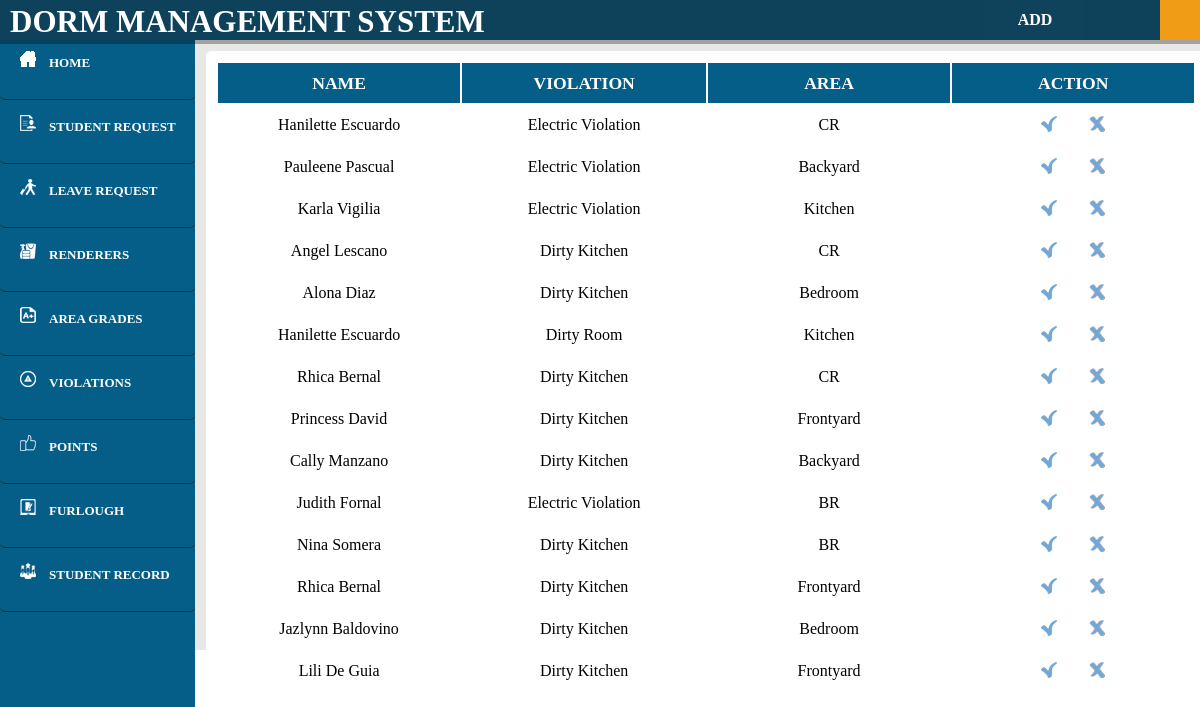
/DMS/user_studentRender.php (signed in), run on the app's committed database.
### tables this page shows
CREATE TABLE `renderers` (
  `id` int(11) NOT NULL,
  `student_id` varchar(20) NOT NULL,
  `name` varchar(20) NOT NULL,
  `violation` varchar(20) NOT NULL,
  `area` varchar(20) NOT NULL,
  `status` varchar(20) NOT NULL,
  `outcome` varchar(20) NOT NULL,
  `room_number` varchar(20) NOT NULL
);

### DMS/user_studentRender.php (the view, shortened to what this page needs)
<html>
<head>
		<link rel="stylesheet" type="text/css" href="Blog.css">
		<link rel="stylesheet" type="text/css" href="user.css">
		<link rel="stylesheet" type="text/css" href="modal.css">
		<header>
			<header>
		<?php
				include 'connect.php';
				$user=$_SESSION['login_user'];
				$qry="select * from user where Username='$user';";
				$result=mysqli_query($con,$qry);
				while($rows=mysqli_fetch_array($result))
				{
					$name = $rows['Username'];
				}
		?>
			<font face="Century Gothic">
			<div id="nav">
					<nav>
					<ul>
						<li id="titlename">DORM MANAGEMENT SYSTEM</li>
						<li id="login"><a href=""><?php echo $name?></a>
						</li>
					</ul>
					<BUTTON id="btnadd" TYPE="BUTTON" onclick="btn1()"><font color="#ffffff" size="3"><b>ADD</font></BUTTON>
				</nav>
			</div></font>
		</header>
	</head>
	<body>
<article><br><br>
	<b><div id="leftnav"><a href="user_home.php"><img src="images/home1.png">&emsp;<font color="#ffffff">HOME</a></font></div>
	<?php
			include 'connect.php';
			$sql = "SELECT * FROM student WHERE request='Pending' AND seen = 0";
			$result = mysqli_query($con, $sql);
			if($result) {
				if(mysqli_num_rows($result) > 0) {
					echo "<div id=\"leftnav\"><a href=\"user_studentRequest.php\"><img src=\"images/studentreq.png\">&emsp;<font color=\"#ffffff\">STUDENT REQUEST<img src='notif.png'/></a></font></div>";
				} else {
					echo "<div id=\"leftnav\"><a href=\"user_studentRequest.php\"><img src=\"images/studentreq.png\">&emsp;<font color=\"#ffffff\">STUDENT REQUEST</a></font></div>";
				}
			}
		?>
		<?php
			$sql = "SELECT * FROM lcard WHERE  status='Pending' AND seen = 0";
			$result = mysqli_query($con, $sql);
			if($result) {
				if(mysqli_num_rows($result) > 0) {
					echo "<div id=\"leftnav\"><a href=\"user_lcard.php\"><img src=\"images/leavereq.png\">&emsp;<font color=\"#ffffff\">LEAVE REQUEST<img src='notif.png'/></a></font></div>";
				} else {
					echo "<div id=\"leftnav\"><a href=\"user_lcard.php\"><img src=\"images/leavereq.png\">&emsp;<font color=\"#ffffff\">LEAVE REQUEST</a></font></div>";
				}
			}
		?>
		<div id="leftnav"><a href="user_studentRender.php"><img src="images/render.png">&emsp;<font color="#ffffff">RENDERERS</a></font></div>
		<div id="leftnav"><a href="user_areaRecord.php"><img src="images/grades.png">&emsp;<font color="#ffffff">AREA GRADES</a></font></div>
		<div id="leftnav"><a href="user_violationRecord.php"><img src="images/violation.png">&emsp;<font color="#ffffff">VIOLATIONS </a></font><br></div>
		<div id="leftnav"><a href="user_meritsRecord.php"><img src="images/merit.png">&emsp;<font color="#ffffff">POINTS </a></font><br></div>
		<div id="leftnav"><a href="user_furlough.php"><img src="images/furlough.png">&emsp;<font color="#ffffff">FURLOUGH</a></font><br></div>
		<div id="leftnav"><a href="user_studentRecord.php"><img src="images/student.png">&emsp;<font color="#ffffff">STUDENT RECORD </a></font><br></div>
	</b>
	</article>
	<aside>
	<div id="right">
		<table>
	<tr>
	<th>NAME</th>
	<th>VIOLATION</th>
	<th>AREA</th>
	<th colspan="2"><center>ACTION</center></th>
		<?php
			function displayimage()
			{
				$con = mysqli_connect("localhost","root","","dorm");
				$qry="select * from renderers where status='Ongoing'";
				$str="";
				$result=mysqli_query($con,$qry);
				while($rows=mysqli_fetch_array($result))
				{
					$str = $str.	"<tr>
					<td>".$rows['name']."</td>
					<td>".$rows['violation']."</td>
					<td>".$rows['area']."</td>
					<td><button><a href = 'user_renderers.php?id=".$rows['0']."'><center><img src='images/app.png'/></a></button>&emsp;
					<button><a href = 'user_renderers1.php?id=".$rows['0']."'><center><img src='images/disapp.png'/></a></button></td>
					</tr>"
					;
				}
		 echo $str;
			}
			displayimage();
		?>
		</table>
</div>
</aside>
	</body>
</html>

### DMS/Blog.css (style rules this page uses)
a { color: #00a2ff; text-decoration: none; }
body { overflow-x: hidden; margin: 0px; font-family: Century Gothic; }
::placeholder { color: rgba(255,255,255,.5); }
nav { text-align: center; background-color: #0e425a; position: relative; padding: 0px 60px 0px 754px; width: 100%; position: fixed; z-index: 2; box-shadow: 0px 0px 0px 4px rgba(0,0,0,.3); font-weight: bold; }
nav ul { list-style: none; margin: 0; padding: 0; }
nav > ul > li { float: left; }
nav ul li a { display: inline-block; color: #ffffff; padding: 10px 20px; text-decoration: none; width: 160px; }

### DMS/user.css (style rules this page uses)
* { font-color: #fff; }
article { padding: 0 auto; background-color: #055e88; float: left; height: 100%; width: 195px; position: fixed; }
aside { background-color: #e8e8e6; padding: 3% 2% 2% 3%; height: 604px; height: 100%; }
#right { background-color: #ffffff; height: 0 auto%; margin-top: 15px; padding: 10px; width: 86%; margin-left: 170px; }
#leftnav { background-color: #055e88; height: 38px; width: 170px; margin: 0px; font-size: 13px; padding: 15px 5px 10px 20px; border-bottom: solid 1px #232729; }
#btnadd { background-color: #055e88; height: 40px; width: 300px; margin: 0px; margin-left: -130px; margin-top: -5px; }
nav { text-align: center; background-color: #0e425a; position: relative; padding: 0px 60px 0px 1160px; width: 100%; height: 40px; position: fixed; z-index: 2; box-shadow: 0px 0px 0px 4px rgba(0,0,0,.3); font-weight: bold; }
nav ul { list-style: none; margin: 0; padding: 0; }
nav > ul > li { float: left; }
nav ul li { background-color: #f09c16; color: #ffffff; list-style: none; }
nav ul li a { background-color: #f09c16; color: #fff; }
nav ul li a { display: inline-block; color: #fff; padding: 10px 10px; text-decoration: none; width: 170px; }
body { font-family: century gothic; }
#login { background-color: #f09c16; font-color: #000; margin-top: -40px; height: 40px; }
div { border-radius: 5px; background-color: #f2f2f2; }
table { width: 100%; }
th { font-size: 110%; background-color: #055e88; color: #ffffff; }
button { background: none; border: none; }
body { height: 590px }
#right { height: 100% }
#titlename { color: #fff; font-weight: bold; font-size: 31px; font-family: Space Age; padding-top: 4px; margin-left: -1150px; background-color: #0e425a; }
#leftnav { font-size: 13px }

### DMS/modal.css (style rules this page uses)
* { font-family: Century Gothic; }
#login { padding-top: 40px; }
table { padding-top: 0px; }

### DMS/user_studentRender.php (style rules this page uses)
* { color: #ffffff; }
#titlename { color: #fff; font-weight: bold; font-size: 31px; font-family: Space Age; padding-top: 4px; margin-left: -1150px; background-color: #0e425a; }
#btnadd { position: absolute; margin-left: -870px; margin-top: 0; width:100px; cursor: pointer; background-color: #0f435b }

### data on the page
renderers: name "Hanilette Escuardo", violation "Electric Violation", area "CR"
renderers: name "Pauleene Pascual", violation "Electric Violation", area "Backyard"
renderers: name "Karla Vigilia", violation "Electric Violation", area "Kitchen"
renderers: name "Angel Lescano", violation "Dirty Kitchen", area "CR"
renderers: name "Alona Diaz", violation "Dirty Kitchen", area "Bedroom"
renderers: name "Hanilette Escuardo", violation "Dirty Room", area "Kitchen"
renderers: name "Rhica Bernal", violation "Dirty Kitchen", area "CR"
renderers: name "Princess David", violation "Dirty Kitchen", area "Frontyard"
renderers: name "Cally Manzano", violation "Dirty Kitchen", area "Backyard"
renderers: name "Judith Fornal", violation "Electric Violation", area "BR"
renderers: name "Nina Somera", violation "Dirty Kitchen", area "BR"
renderers: name "Rhica Bernal", violation "Dirty Kitchen", area "Frontyard"
renderers: name "Jazlynn Baldovino", violation "Dirty Kitchen", area "Bedroom"
renderers: name "Lili De Guia", violation "Dirty Kitchen", area "Frontyard"
